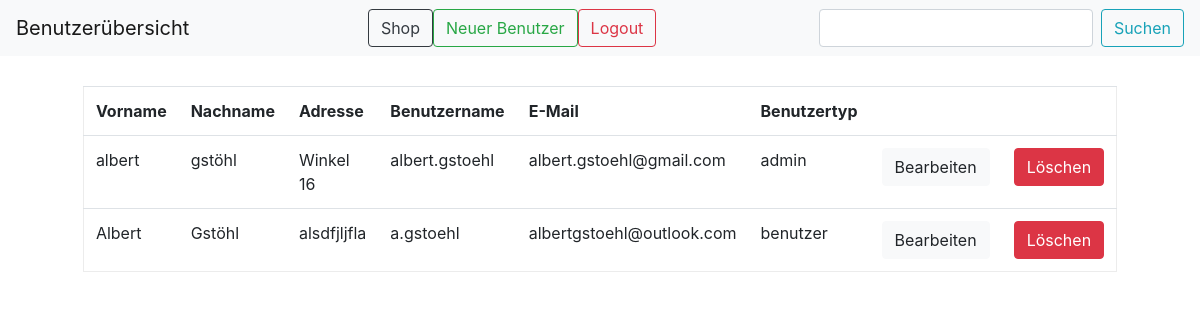
Before: /onlineshop/benutzeruebersicht.php (signed in) with the older database file.
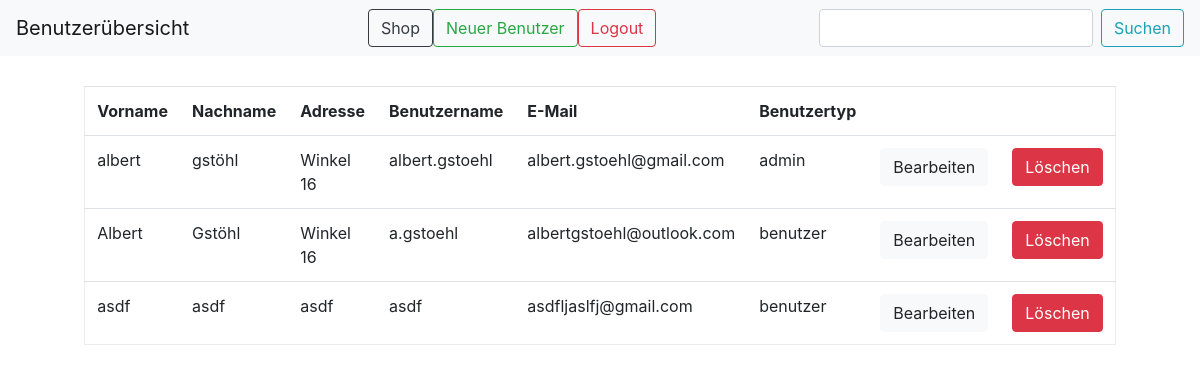
After: the same page with the newer database file.
### tables this page shows
CREATE TABLE `benutzer` (
  `benutzerID` int(11) NOT NULL,
  `vorname` varchar(30) NOT NULL,
  `nachname` varchar(30) NOT NULL,
  `adresse` varchar(30) NOT NULL,
  `benutzername` varchar(30) NOT NULL,
  `email` varchar(30) NOT NULL,
  `benutzertyp` varchar(30) NOT NULL,
  `passwort` varchar(200) NOT NULL
);

### onlineshop/benutzerliste.php (the view, shortened to what this page needs)
<?php
    include("dbconnect.php");
    if(isset($_POST['search'])){
      $suchtext = $_POST['search'];
      $result = $conn->query("SELECT * FROM `benutzer` WHERE vorname LIKE '%$suchtext%'");
    }else{
      $result = $conn->query("SELECT * FROM `benutzer`");
    }
    if ($result->num_rows > 0) {
        echo "<table class='table'>";
        echo "<tr>";
        echo "<th>Vorname</th>";
        echo "<th>Nachname</th>";
        echo "<th>Adresse</th>";
        echo "<th>Benutzername</th>";
        echo "<th>E-Mail</th>";
        echo "<th>Benutzertyp</th>";
        echo "<th></th>";
        echo "<th></th>";
        echo "</tr>";
        while ($row = $result->fetch_assoc()) {
            $id = $row["benutzerID"];
            $vorname = mysqli_real_escape_string($conn,$row["vorname"]);
            $nachname = mysqli_real_escape_string($conn,$row["nachname"]);
            $adresse = mysqli_real_escape_string($conn,$row["adresse"]);
            $benutzername = mysqli_real_escape_string($conn,$row["benutzername"]);
            $email = mysqli_real_escape_string($conn,$row["email"]);
            $benutzertyp = mysqli_real_escape_string($conn,$row["benutzertyp"]);
            echo "<tr>";
            echo "<td>".$vorname."</td>";
            echo "<td>".$nachname."</td>";
            echo "<td>".$adresse."</td>";
            echo "<td>".$benutzername."</td>";
            echo "<td>".$email."</td>";
            echo "<td>".$benutzertyp."</td>";
            echo "<td><a href='benutzer_editieren.php?id=".$id."' class='btn btn-light edit' role='button'>Bearbeiten</a></td>";
            echo "<td><a href='benutzer_loeschen.php?id=".$id."' class='btn btn-danger edit red' role='button'>Löschen</a></td>";
            echo "</tr>";
        }
        echo "</table>";
      } else {
        echo "Keine Daten verfügbar";
        sleep(3);
      }
?>

Changed rows visible on the page:
changed benutzer "Albert": adresse "alsdfjljfla" → "Winkel 16"
added benutzer: vorname "asdf", nachname "asdf", adresse "asdf", benutzername "asdf", email "asdfljaslfj@gmail.com", benutzertyp "benutzer"
